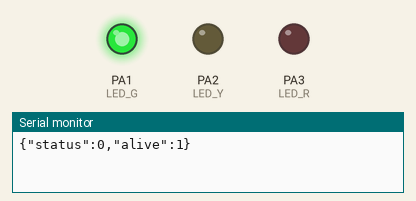
Recording of a sketch running on a simulated STM32 Blue Pill. On the bench: output pins drawn as LEDs (lit = HIGH), the last lines printed to the serial monitor.

Above: at 0.4 s.
At 1.2 s:
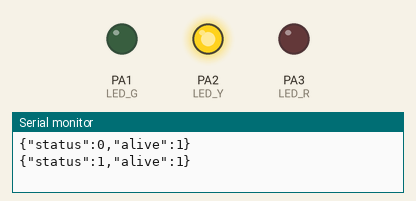
At 4.4 s:
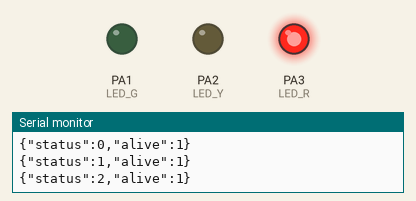
Timing chart, 0 to 5.5 s (numbered marks = the images above):
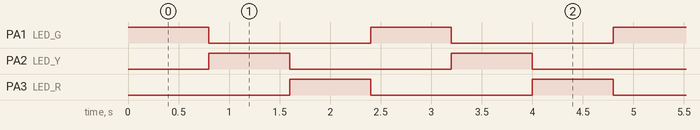

The sketch:

main.ino
```cpp
        /*
         * #07 STM32 Status Tower Light
         * STM32 Arduino Core — local GPIO and serial test firmware
         */
        const int LED_G=PA1, LED_Y=PA2, LED_R=PA3;
        void setup() {
          pinMode(LED_G,OUTPUT);pinMode(LED_Y,OUTPUT);pinMode(LED_R,OUTPUT);
          Serial.begin(115200);
        }
        void loop() { static int phase=0;
digitalWrite(LED_G, phase==0); digitalWrite(LED_Y, phase==1); digitalWrite(LED_R, phase==2);
Serial.print("{\"status\":"); Serial.print(phase); Serial.println(",\"alive\":1}");
phase=(phase+1)%3; delay(800); }
```

Measured:
- by itself, PA1 (LED_G), PA2 (LED_Y), PA3 (LED_R): alternates HIGH for 0.80 s and LOW for 1.6 s
- by itself, everything shown: repeats every 2.4 s, in 3 steps
